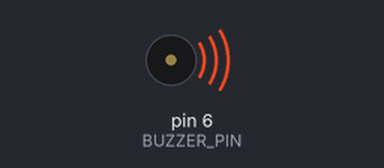
Simulated run of this sketch. Board: Arduino Uno, built with avr-gcc and run on an emulated ATmega328P. On the bench: buzzer (waves = sounding, pin HIGH).

Above: at 0.5 s.
Timing chart, 0 to 4.6 s (numbered marks = the images above):
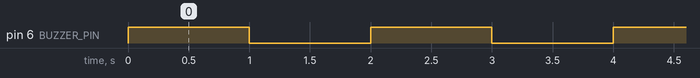

Measured:
- by itself, pin 6 (BUZZER_PIN): alternates HIGH for 1.0 s and LOW for 1.0 s

The sketch:

6-control-buzzer.ino
```cpp
#define BUZZER_PIN 6    // Digital pin used to control the buzzer

void setup() {
  // Configure the buzzer pin as an output
  pinMode(BUZZER_PIN, OUTPUT);

  // Make sure the buzzer starts OFF
  digitalWrite(BUZZER_PIN, LOW);
}

void loop() {
  // --- Turn the buzzer ON ---
  // Active buzzer: HIGH = sound, LOW = no sound
  digitalWrite(BUZZER_PIN, HIGH);
  delay(1000);  // Keep the buzzer on for 1 second

  // --- Turn the buzzer OFF ---
  digitalWrite(BUZZER_PIN, LOW);
  delay(1000);  // Stay silent for 1 second
}
```
